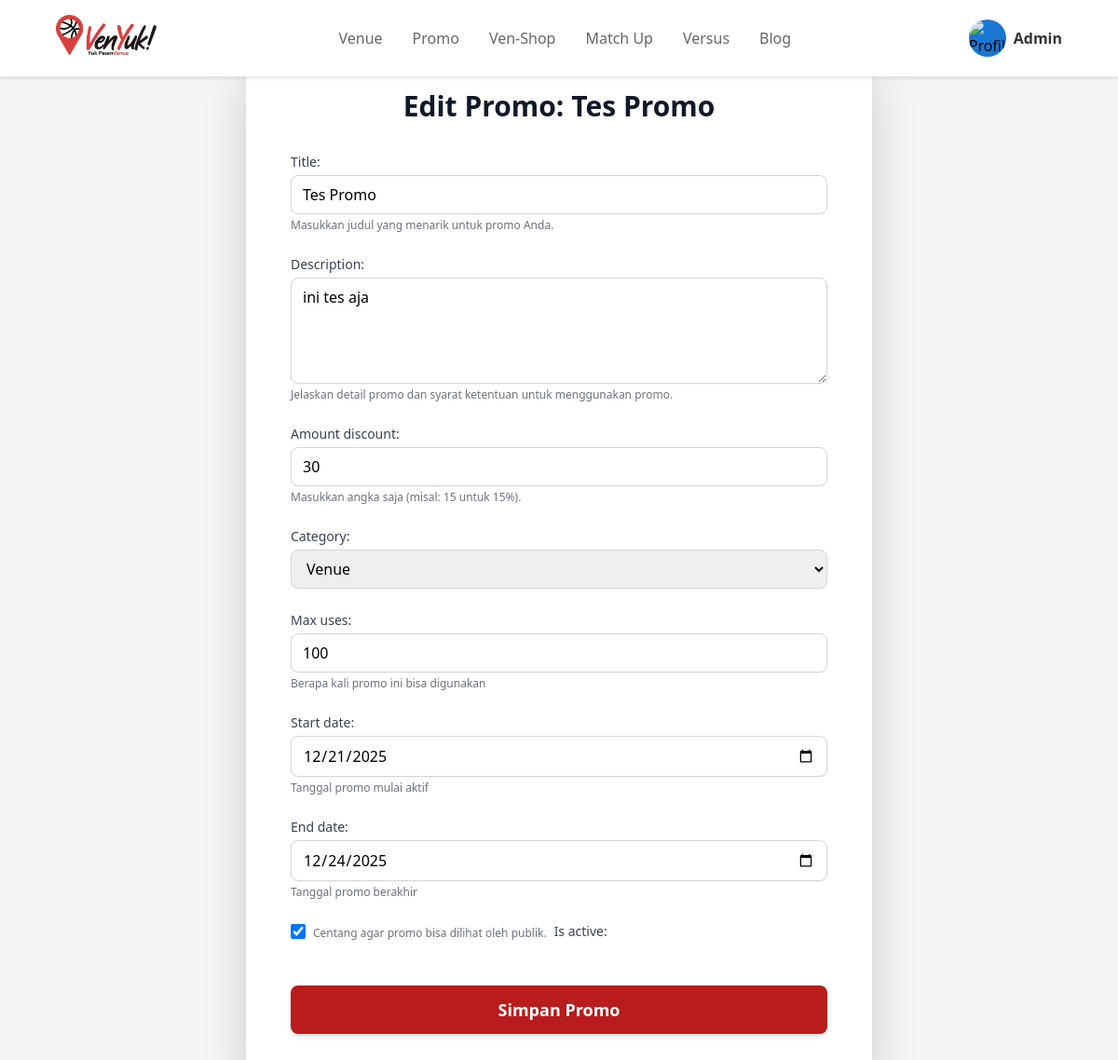
The app's page /promo/VENUE20-8D5BDA/update/ (signed in) with its own data.
### promo/models.py (models this page shows, shortened)
class Promo(models.Model):
    CATEGORY_CHOICES = [
        ('shop', 'Shop'),
        ('venue', 'Venue'),
    ]
    title = models.CharField(max_length=200, help_text="Judul promo, cth: Promo Spesial Kemerdekaan")
    description = models.TextField(help_text="Deskripsi lengkap promo")
    amount_discount = models.PositiveSmallIntegerField(help_text="Besar diskon dalam persentase (cth: 20 untuk 20%)")
    code = models.CharField(
        max_length=50,
        unique=True,
        blank=True,
        editable=False,
        help_text="Kode promo unik (dibuat otomatis)"
    )
    category = models.CharField(max_length=10, choices=CATEGORY_CHOICES, default='venue')
    max_uses = models.PositiveIntegerField(default=100, help_text="Berapa kali promo ini bisa digunakan")
    start_date = models.DateField(default=timezone.now, help_text="Tanggal promo mulai aktif")
    end_date = models.DateField(help_text="Tanggal promo berakhir")
    is_active = models.BooleanField(default=True, help_text="Centang jika promo ini aktif dan bisa dilihat publik")
    created_at = models.DateTimeField(auto_now_add=True)
    updated_at = models.DateTimeField(auto_now=True)

### promo/views.py (the view)
# urls.py: path('<str:code>/update/', views.promo_update_view, name='promo_update'),
@admin_required
def promo_update_view(request, code):
    promo_instance = get_object_or_404(Promo, code=code)
    if request.method == 'POST':
        form = PromoForm(request.POST, instance=promo_instance)
        if form.is_valid():
            form.save()
            return redirect('promo:promo_detail', code=promo_instance.code)
    else:
        form = PromoForm(instance=promo_instance)
    context = {
        'page_title': f'Edit Promo: {promo_instance.title}',
        'form': form,
        'promo': promo_instance
    }
    return render(request, 'promo/promo_form.html', context)

### promo/views.py (called while the page is built)
def admin_required(view_func):
    @wraps(view_func)
    def _wrapped_view(request, *args, **kwargs):
        if not request.user.is_authenticated or not request.user.is_staff:
            return redirect('promo:promo_list')
        return view_func(request, *args, **kwargs)
    return _wrapped_view

### promo/templates/promo/promo_form.html (shortened to what this page needs)
{% extends "base.html" %}
{% load static %}
{% block content %}
{% include "navbar.html" %}
<div class="min-h-screen bg-gray-100 py-12">
    <div class="container mx-auto px-4">
        <div class="max-w-2xl mx-auto bg-white p-8 md:p-12 rounded-xl shadow-2xl">
            <h1 class="text-3xl font-bold text-gray-900 mb-8 text-center">
                {{ page_title }}
            </h1>
            <form method="POST" class="space-y-6">
                {{ form.as_p }}
                <div class="pt-6">
                    <button type="submit" class="w-full bg-red-700 text-white py-3 px-6 rounded-lg font-semibold text-lg hover:bg-red-800 transition duration-300 shadow-md focus:outline-none focus:ring-2 focus:ring-red-500 focus:ring-offset-2">
                        Simpan Promo
                    </button>
                </div>
            </form>
        </div>
    </div>
</div>
{% endblock content %}

### templates/navbar.html (shortened to what this page needs)
{% load static %}
<nav class="navbar">
    <a href="/" class="logo">
        <img src="{% static 'images/logo_venyuk.png' %}" alt="Logo Venyuk">
    </a>
    <ul class="nav-links">
        <li><a href="{% url 'venue:home_section' %}">Venue</a></li>
        <li><a href="{% url 'promo:promo_list' %}">Promo</a></li>
        <li><a href="{% url 'ven_shop:show_main' %}">Ven-Shop</a></li>
        <li><a href="{% url 'match_up:show_matches' %}">Match Up</a></li>
        <li><a href="{% url 'versus:list' %}">Versus</a></li>
        <li><a href="{% url 'blog:show_blogmain' %}">Blog</a></li>
    </ul>
    {% if user.is_authenticated %}
        <div class="profile-container">
            <div class="profile-info" id="profile-toggle">
                <img src="{% static 'images/profile_icon.png' %}" alt="Profile" class="profile-icon">
                <span class="nickname">{{ user.username }}</span>
            </div>
        </div>
    {% else %}
        <a href="{% url 'authenticate:login' %}" class="btn-masuk">MASUK</a>
    {% endif %}
</nav>

### templates/navbar.html (style rules this page uses)
.navbar { background-color: white; padding: 1rem 5%; display: flex; justify-content: space-between; align-items: center; box-shadow: 0 2px 5px rgba(0, 0, 0, 0.1); position: fixed; top: 0; left: 0; width: 100%; z-index: 1000; }
.logo { display: flex; align-items: center; height: 50px; }
.logo img { height: 100%; width: auto; object-fit: contain; }
.nav-links { display: flex; gap: 2rem; list-style: none; align-items: center; margin: 0; padding: 0; }
.nav-links a { text-decoration: none; color: #666; transition: color 0.3s; }
.profile-container { position: relative; display: flex; align-items: center; cursor: pointer; }
.profile-info { display: flex; align-items: center; gap: 8px; }
.profile-icon { width: 40px; height: 40px; border-radius: 50%; background-color: #1976D2; object-fit: cover; }
.nickname { font-weight: 600; color: #333; }

### records on screen
Promo: title "Tes Promo", description "ini tes aja", amount_discount "30", category "Venue", max_uses "100", start_date "12/21/2025", end_date "12/24/2025", is_active "☑"

### other values on screen
{{ user.username }} "Admin"
{{ page_title }} "Edit Promo: Tes Promo"
